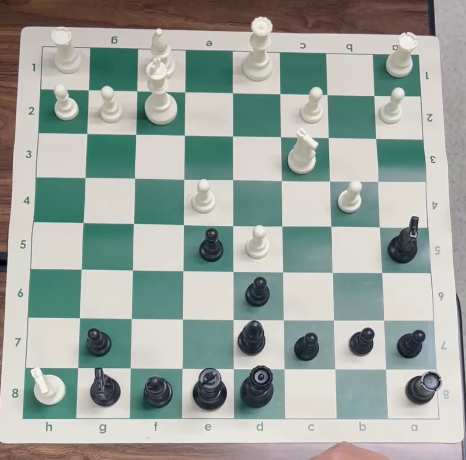
#> input picture data/test/chess4.png, 466 x 460 px, found by its file name
$ jupyter execute --allow-errors test.ipynb
#> lines starting #> are read from the running program, lines starting #| are printed output that depends on the picture; after the words box and inside, x2 and y2 are one past the last pixel; in counts of white or black regions, pixels touching at a corner belong together
[cell 1]
import cv2
import numpy as np
import matplotlib.pyplot as plt

[cell 2]
import sys

sys.path.append("..")

from config.config import Config

[cell 3]
img = cv2.imread(Config.IMAGE_DIR / "test" / "chess4.png")
#> img is the input picture: shape (460, 466, 3); mean B, G, R 159, 165.4, 157
img = cv2.cvtColor(img, cv2.COLOR_BGR2RGB)
img = cv2.resize(img, Config.IMAGE_SIZE, interpolation=cv2.INTER_LINEAR)
#> img: shape (512, 512, 3)

plt.imshow(img)

[cell 4]
def cannyPF(img, sigma=0.25):
    med = np.median(img)
    lower = int(max(0, (1.0 - sigma) * med))
    upper = int(min(255, (1.0 + sigma) * med))
    return cv2.Canny(img, lower, upper)

gray = cv2.cvtColor(img, cv2.COLOR_RGB2GRAY)
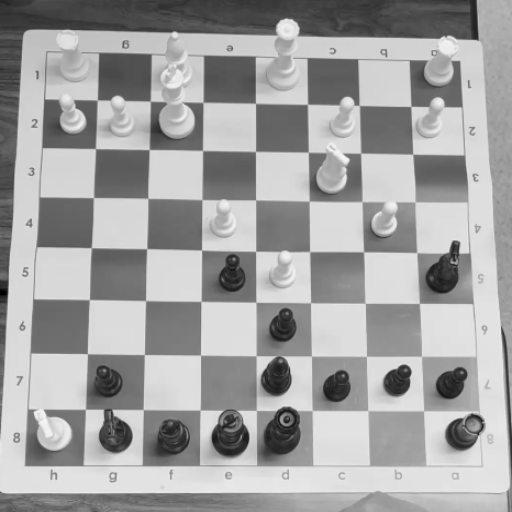
#> gray: shape (512, 512); min 1, max 245, mean 162.1

bilateral = cv2.bilateralFilter(gray, d=(Config.BILATERAL_FILTER_DIAMETER), sigmaColor=75, sigmaSpace=75)

canny = cannyPF(bilateral, sigma=0.33)
#> in cannyPF, `med = np.median(img)`: med = 174
#> in cannyPF, `lower = int(max(0, (1.0 - sigma) * med))`: lower = 116
#> in cannyPF, `upper = int(min(255, (1.0 + sigma) * med))`: upper = 231
#> in cannyPF, `return cv2.Canny(img, lower, upper)`:
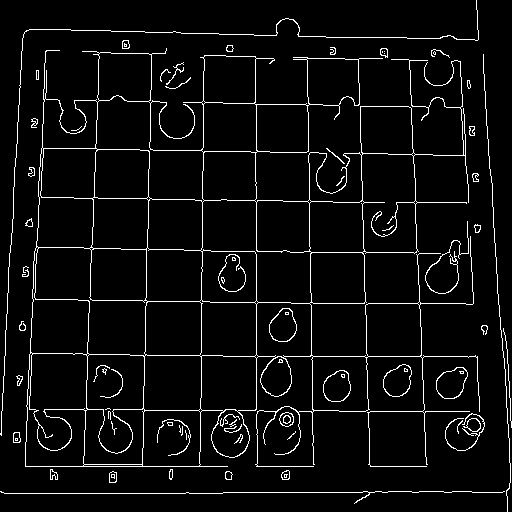
#> returned value: shape (512, 512); 5.1% white in thin lines or dots

fig, ax = plt.subplots(1, 3, figsize=(15, 5))
ax[0].imshow(gray, cmap='gray')
ax[0].set_title('Grayscale Image')
ax[1].imshow(bilateral, cmap='gray')
ax[1].set_title('Bilateral Filtered Image')
ax[2].imshow(canny, cmap='gray')
ax[2].set_title('Canny Edge Detection')
plt.show()
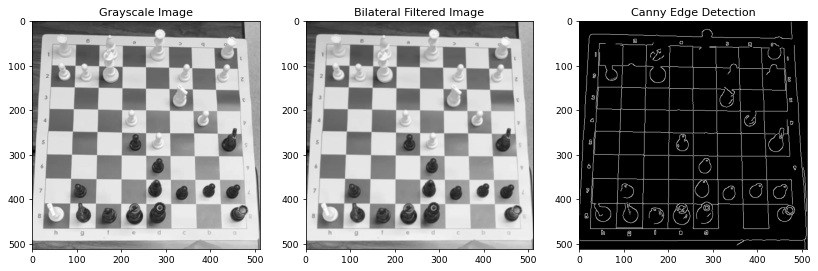
#> figure drawn by matplotlib, 3 panels

[cell 5]
lines = cv2.HoughLines(canny, 1, np.pi/720.0, 50, np.array([]), 0, 0)
#> lines = 1769 rows, first 8: [204, 0.00873], [147, 1.59], [409, 1.58], [493, 1.57], [466, 1.57], [101, 0.0393], [152, 0.0218], [256, 0]
lines_best = np.squeeze(lines)[:100]
#> lines_best = 100 pairs, first value -479 to 496, second value 0 to 3.14

black = np.zeros_like(img)
canvas = img.copy()

points = []

for rho, theta in lines_best:
    a = np.cos(theta)
    b = np.sin(theta)
    x0 = a * rho
    y0 = b * rho
    x1 = int(x0 + 1000 * (-b))
    y1 = int(y0 + 1000 * (a))
    x2 = int(x0 - 1000 * (-b))
    y2 = int(y0 - 1000 * (a))
    cv2.line(black, (x1, y1), (x2, y2), (255, 255, 255), 1)
    cv2.line(canvas, (x1, y1), (x2, y2), (255, 0, 0), 1)
    points.append(((x1, y1), (x2, y2)))
#> this loop made 100 passes
#> (rho, theta, a, b, x0, y0, x1, y1) on passes 1 to 8: (204, 0.00873, 1, 0.00873, 204, 1.78, 195, 1001), (147, 1.59, -0.0175, 1, -2.57, 147, -1002, 129), (409, 1.58, -0.00436, 1, -1.78, 409, -1001, 404), (493, 1.57, 0.00436, 1, 2.15, 493, -997, 497), (466, 1.57, -4.37e-08, 1, -2.04e-05, 466, -1000, 465), (101, 0.0393, 0.999, 0.0393, 100.9, 3.97, 61, 1003), (152, 0.0218, 1, 0.0218, 152, 3.32, 130, 1003), (256, 0, 1, 0, 256, 0, 256, 1000)
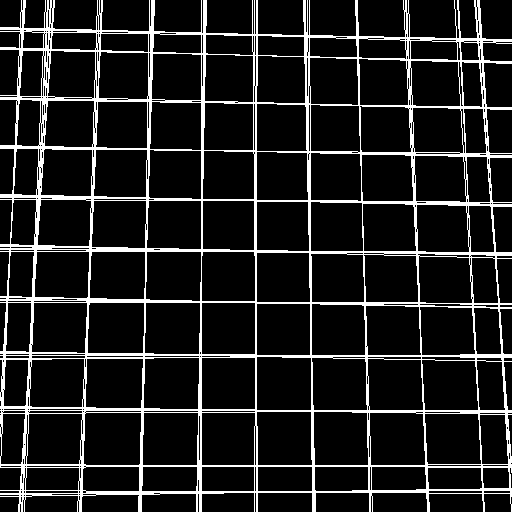
#> black: shape (512, 512, 3); 12.3% white; 1 white region, box (x1, y1, x2, y2) and area: (0, 0, 512, 512) 32314
#> canvas: shape (512, 512, 3); mean R, G, B 168, 144.2, 138.5
#> after the loop, points = 100 items

fig, ax = plt.subplots(1, 2, figsize=(15, 7))
ax[0].imshow(black)
ax[1].imshow(canvas)
plt.show()

[cell 6]
from sklearn.cluster import DBSCAN
from sklearn.preprocessing import StandardScaler

# Normalize features (rho and theta have different scales)
scaler = StandardScaler()
lines_normalized = scaler.fit_transform(lines_best)
#> lines_normalized = 100 pairs, first value -1.99 to 1.51, second value -1.37 to 1.53

# Cluster similar lines
clustering = DBSCAN(eps=0.05, min_samples=2).fit(lines_normalized)
labels = clustering.labels_
#> labels = 100 values, max 22 at index 64, min 0 at index 0, mean 11.19

# Average lines within each cluster
unique_lines = []
for label in set(labels):
    if label != -1:  # Not noise
        cluster_lines = lines_best[labels == label]
        avg_rho = np.mean(cluster_lines[:, 0])
        avg_theta = np.mean(cluster_lines[:, 1])
        unique_lines.append([avg_rho, avg_theta])
#> this loop made 23 passes
#> (cluster_lines, avg_rho, avg_theta) on passes 2, 4, 5, 8, 9, 10: ([[147, 1.59], [148, 1.58], [146, 1.59], [149, 1.58]], 147.5, 1.59), ([[493, 1.57], [494, 1.56], [496, 1.56], [491, 1.58]], 493.5, 1.57), ([[466, 1.57], [465, 1.58], [467, 1.57]], 466, 1.57), ([[256, 0], [257, 0.00436]], 256.5, 0.00218), ([[-255, 3.14], [-253, 3.13]], -254, 3.14), ([[-357, 3.12], [-356, 3.11], [-358, 3.12]], -357, 3.12)
#> after the loop, unique_lines = 23 items, first 6: [203.8, 0.00873], [147.5, 1.59], [409.6, 1.58], [493.5, 1.57], [466, 1.57], [100.8, 0.0393]

# Draw averaged lines
canvas = img.copy()
for rho, theta in unique_lines:
    a = np.cos(theta)
    b = np.sin(theta)
    x0 = a * rho
    y0 = b * rho
    x1 = int(x0 + 1000 * (-b))
    y1 = int(y0 + 1000 * (a))
    x2 = int(x0 - 1000 * (-b))
    y2 = int(y0 - 1000 * (a))
    cv2.line(canvas, (x1, y1), (x2, y2), (255, 0, 0), 1)
#> this loop made 23 passes
#> (rho, theta, a, b, x0, y0, x1, y1) on passes 1 to 8: (203.8, 0.00873, 1, 0.00873, 203.8, 1.78, 195, 1001), (147.5, 1.59, -0.0153, 1, -2.25, 147.5, -1002, 132), (409.6, 1.58, -0.00436, 1, -1.79, 409.6, -1001, 405), (493.5, 1.57, 0.00545, 1, 2.69, 493.5, -997, 498), (466, 1.57, -4.37e-08, 1, -2.04e-05, 466, -1000, 465), (100.8, 0.0393, 0.999, 0.0393, 100.7, 3.96, 61, 1003), (151.8, 0.0218, 1, 0.0218, 151.8, 3.31, 129, 1003), (256.5, 0.00218, 1, 0.00218, 256.5, 0.56, 254, 1000)
#> canvas: shape (512, 512, 3); mean R, G, B 160.8, 157.8, 151.6

plt.figure(figsize=(5, 5))
plt.imshow(canvas)
plt.show()

[cell 7]
group1, group2 = [], []
temp_group = []
group1_mean, group2_mean = None, None

for i, (rho, theta) in enumerate(unique_lines):
  if group1_mean is None:
    if theta >=np.pi/3 and theta <= 2*np.pi/3:
      group1.append(i)
      group1_mean = theta
    else:
      temp_group.append(i)
  else:
    diff = abs(theta - group1_mean)
    if diff <= np.pi/3:
      group1.append(i)
      group1_mean = np.mean([unique_lines[j][1] for j in group1])
    else:
      temp_group.append(i)
#> this loop made 23 passes

for i in temp_group:
  rho, theta = unique_lines[i]
  diff = abs(theta - group1_mean)
  if diff > np.pi/3:
    group2.append(i)
    if group2_mean is None:
      group2_mean = theta
    else:
      group2_mean = np.mean([unique_lines[j][1] for j in group2])
  else:
    group1.append(i)
    group1_mean = np.mean([unique_lines[j][1] for j in group1])
#> this loop made 12 passes
#> i on passes 2 to 9: 5, 6, 7, 8, 9, 10, 13, 17

canvas = img.copy()
for i in group1:
  rho, theta = unique_lines[i]
  a = np.cos(theta)
  b = np.sin(theta)
  x0 = a * rho
  y0 = b * rho
  x1 = int(x0 + 1000 * (-b))
  y1 = int(y0 + 1000 * (a))
  x2 = int(x0 - 1000 * (-b))
  y2 = int(y0 - 1000 * (a))
  cv2.line(canvas, (x1, y1), (x2, y2), (0, 255, 0), 1)
  cv2.putText(canvas, f"{i}: {theta}", (x1, y1), cv2.FONT_HERSHEY_SIMPLEX, 0.5, (255, 255, 255), 1)
#> this loop made 11 passes
#> i on passes 5 to 11: 11, 12, 14, 15, 16, 18, 22
#> canvas: shape (512, 512, 3); mean R, G, B 153.2, 166.9, 155.1
for i in group2:
  rho, theta = unique_lines[i]
  a = np.cos(theta)
  b = np.sin(theta)
  x0 = a * rho
  y0 = b * rho
  x1 = int(x0 + 1000 * (-b))
  y1 = int(y0 + 1000 * (a))
  x2 = int(x0 - 1000 * (-b))
  y2 = int(y0 - 1000 * (a))
  cv2.line(canvas, (x1, y1), (x2, y2), (0, 0, 255), 1)
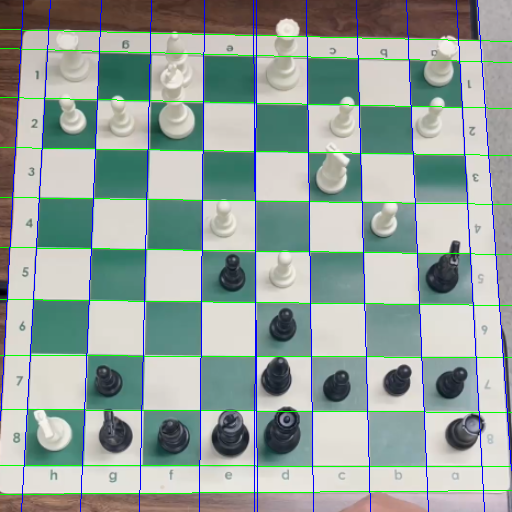
#> canvas: shape (512, 512, 3); mean R, G, B 149.7, 163.2, 157.4

plt.figure(figsize=(5, 5))
plt.imshow(canvas)
plt.show()

[cell 8]
import itertools

def select_best_9_lines(group_indices, unique_lines):
    """Select 9 lines with most uniform spacing"""

    # Extract lines and sort by rho (handle negative rho)
    lines_with_idx = [(i, unique_lines[i][0], unique_lines[i][1]) for i in group_indices]

    # Normalize: if rho < 0, flip to positive and adjust theta
    normalized = []
    for idx, rho, theta in lines_with_idx:
        if rho < 0:
            rho = -rho
            theta = theta + np.pi if theta < np.pi else theta - np.pi
        normalized.append((idx, rho, theta))

    # Sort by rho
    normalized.sort(key=lambda x: x[1])
    sorted_indices = [x[0] for x in normalized]
    sorted_rhos = [x[1] for x in normalized]

    if len(sorted_indices) <= 9:
        return sorted_indices

    # Try all combinations
    best_indices = None
    best_score = float('inf')

    for combo in itertools.combinations(range(len(sorted_indices)), 9):
        combo_rhos = [sorted_rhos[i] for i in combo]

        # Linear fit
        x = np.arange(9)
        poly_coeffs = np.polyfit(x, combo_rhos, deg=2)
        predicted = np.polyval(poly_coeffs, x)
        mse = np.mean((combo_rhos - predicted) ** 2)

        if mse < best_score:
            best_score = mse
            best_indices = [sorted_indices[i] for i in combo]

    return best_indices

# Select best 9 lines from each group
print("Selecting best 9 lines from Group 1...")
best_group1 = select_best_9_lines(group1, unique_lines)
#> the loop in select_best_9_lines, `for idx, rho, theta in lines_with_idx:` made 11 passes
#> (idx, rho, theta) on passes 1 to 8: (1, 147.5, 1.59), (2, 409.6, 1.58), (3, 493.5, 1.57), (4, 466, 1.57), (11, 355.3, 1.57), (12, 29.2, 1.59), (14, 197.2, 1.58), (15, 248.2, 1.58)
#> the loop in select_best_9_lines, `for combo in itertools.combinations(range(len(sorted_indices)), 9):` made 55 passes
#> combo on passes 1 to 8: (0, 1, 2, 3, 4, 5, 6, 7, 8), (0, 1, 2, 3, 4, 5, 6, 7, 9), (0, 1, 2, 3, 4, 5, 6, 7, 10), (0, 1, 2, 3, 4, 5, 6, 8, 9), (0, 1, 2, 3, 4, 5, 6, 8, 10), (0, 1, 2, 3, 4, 5, 6, 9, 10), (0, 1, 2, 3, 4, 5, 7, 8, 9), (0, 1, 2, 3, 4, 5, 7, 8, 10)
print("Selecting best 9 lines from Group 2...")
best_group2 = select_best_9_lines(group2, unique_lines)
#> the loop in select_best_9_lines (call 2), `for idx, rho, theta in lines_with_idx:` made 12 passes
#> (idx, rho, theta) on passes 2 to 9: (5, 100.8, 0.0393), (6, 151.8, 0.0218), (7, 256.5, 0.00218), (8, -254, 3.14), (9, -357, 3.12), (10, -306.6, 3.13), (13, -406.5, 3.1), (17, -476.6, 3.07)
#> the loop in select_best_9_lines (call 2), `for combo in itertools.combinations(range(len(sorted_indices)), 9):` made 220 passes

print(f"\nGroup 1: Selected {len(best_group1)} lines")
#| Group 1: Selected 9 lines
print(f"Group 2: Selected {len(best_group2)} lines")
#| Group 2: Selected 9 lines

# Visualize the selected lines
canvas = img.copy()
for i in best_group1:
    rho, theta = unique_lines[i]
    a = np.cos(theta)
    b = np.sin(theta)
    x0 = a * rho
    y0 = b * rho
    x1 = int(x0 + 1000 * (-b))
    y1 = int(y0 + 1000 * (a))
    x2 = int(x0 - 1000 * (-b))
    y2 = int(y0 - 1000 * (a))
    cv2.line(canvas, (x1, y1), (x2, y2), (0, 255, 0), 2)
#> this loop made 9 passes
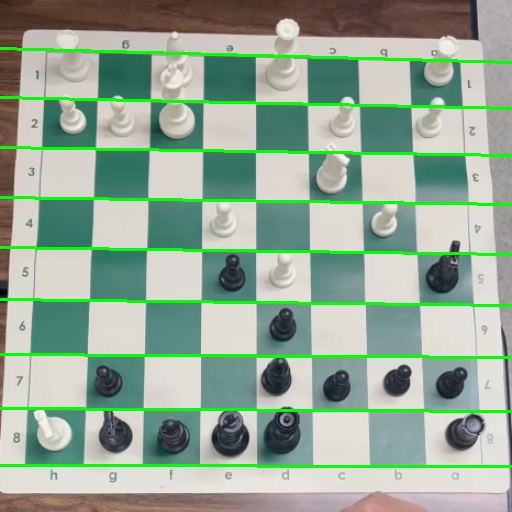
#> canvas: shape (512, 512, 3); mean R, G, B 148.1, 169.2, 149.7

for i in best_group2:
    rho, theta = unique_lines[i]
    a = np.cos(theta)
    b = np.sin(theta)
    x0 = a * rho
    y0 = b * rho
    x1 = int(x0 + 1000 * (-b))
    y1 = int(y0 + 1000 * (a))
    x2 = int(x0 - 1000 * (-b))
    y2 = int(y0 - 1000 * (a))
    cv2.line(canvas, (x1, y1), (x2, y2), (0, 0, 255), 2)
#> this loop made 9 passes
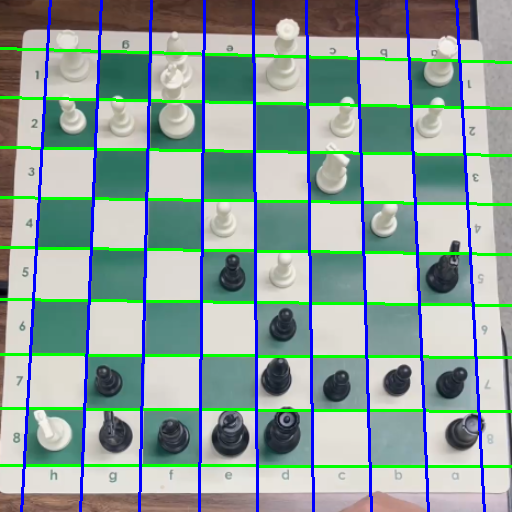
#> canvas: shape (512, 512, 3); 5.28% of pixels changed, all inside (x1, y1, x2, y2) = (20, 0, 486, 512)

plt.figure(figsize=(5, 5))
plt.imshow(canvas)
plt.title('Selected 9x9 Grid Lines (Green: Group 1, Blue: Group 2)')
plt.show()

# Optional: Show spacing uniformity
for group_name, best_indices in [("Group 1", best_group1), ("Group 2", best_group2)]:
    rhos = np.array([unique_lines[i][0] if unique_lines[i][0] >= 0 else -unique_lines[i][0] for i in best_indices])
    rhos_selected = sorted(rhos)
    diffs = np.diff(rhos_selected)
    print(f"\n{group_name} spacing:")
    print(f"  Mean spacing: {np.mean(diffs):.2f} pixels")
    print(f"  Std deviation: {np.std(diffs):.2f} pixels")
    print(f"  Spacings: {[f'{d:.1f}' for d in diffs]}")
#> this loop made 2 passes
#> (group_name, best_indices) on passes 1 to 2: ('Group 1', [22, 16, 1, 14, 15, 18, 11, 2, 4]), ('Group 2', [19, 5, 6, 0, 8, 10, 9, 13, 21])
#> (printed output is left out)

[cell 9]
# [27 lines left out: function get_line_intersections, not called in this run]

def create_chess_grid(lines_group1, lines_group2, unique_lines, img_shape):
    """Create 8x8 chess grid from 9x9 line intersections"""

    # Sort lines by rho to get consistent ordering
    def get_sorted_lines(group_indices):
        lines_data = []
        for i in group_indices:
            rho, theta = unique_lines[i]
            if rho < 0:
                rho = -rho
                theta = theta + np.pi if theta < np.pi else theta - np.pi
            lines_data.append((i, rho, theta))
        lines_data.sort(key=lambda x: x[1])
        return [x[0] for x in lines_data]

    sorted_group1 = get_sorted_lines(lines_group1)
    sorted_group2 = get_sorted_lines(lines_group2)

    # Calculate all intersection points in order
    grid_points = np.zeros((9, 9, 2))

    for i, idx1 in enumerate(sorted_group1):
        for j, idx2 in enumerate(sorted_group2):
            rho1, theta1 = unique_lines[idx1]
            rho2, theta2 = unique_lines[idx2]

            cos1, sin1 = np.cos(theta1), np.sin(theta1)
            cos2, sin2 = np.cos(theta2), np.sin(theta2)

            det = cos1 * sin2 - sin1 * cos2

            if abs(det) > 1e-6:
                x = (rho1 * sin2 - rho2 * sin1) / det
                y = (rho2 * cos1 - rho1 * cos2) / det
                grid_points[i, j] = [x, y]

    return grid_points, sorted_group1, sorted_group2

def get_cell_centers(grid_points):
    """Calculate center points of 64 chess squares"""
    cell_centers = {}
    files = 'abcdefgh'
    ranks = '87654321'  # Top to bottom in image

    for row in range(8):
        for col in range(8):
            # Get 4 corners of the cell
            tl = grid_points[row, col]
            tr = grid_points[row, col + 1]
            bl = grid_points[row + 1, col]
            br = grid_points[row + 1, col + 1]

            # Calculate center
            center_x = (tl[0] + tr[0] + bl[0] + br[0]) / 4
            center_y = (tl[1] + tr[1] + bl[1] + br[1]) / 4

            # Map to chess notation
            square = files[col] + ranks[row]
            cell_centers[square] = {
                'center': (center_x, center_y),
                'corners': [tl, tr, br, bl]  # clockwise from top-left
            }

    return cell_centers

# [46 lines left out: functions point_in_cell, map_pieces_to_grid, not called in this run]

# Execute the pipeline
print("Creating chess grid from detected lines...")
grid_points, sorted_g1, sorted_g2 = create_chess_grid(
    best_group1, best_group2, unique_lines, img.shape
)
#> the loop in get_sorted_lines, `for i in group_indices:` made 9 passes
#> the loop in get_sorted_lines (call 2), `for i in group_indices:` made 9 passes
#> the loop in create_chess_grid, `for i, idx1 in enumerate(sorted_group1):` made 9 passes

print("Calculating cell centers...")
cell_centers = get_cell_centers(grid_points)

# Visualize grid
canvas = img.copy()

# Draw grid lines
for i in sorted_g1:
    rho, theta = unique_lines[i]
    a, b = np.cos(theta), np.sin(theta)
    x0, y0 = a * rho, b * rho
    x1, y1 = int(x0 + 1000 * (-b)), int(y0 + 1000 * a)
    x2, y2 = int(x0 - 1000 * (-b)), int(y0 - 1000 * a)
    cv2.line(canvas, (x1, y1), (x2, y2), (0, 255, 0), 1)
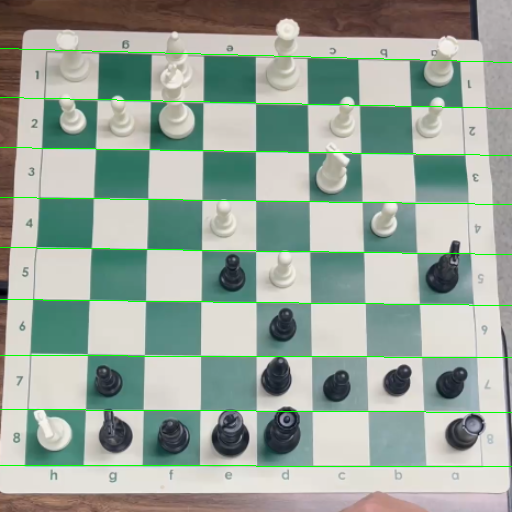
#> canvas: shape (512, 512, 3); mean R, G, B 154, 166.6, 155.8

for i in sorted_g2:
    rho, theta = unique_lines[i]
    a, b = np.cos(theta), np.sin(theta)
    x0, y0 = a * rho, b * rho
    x1, y1 = int(x0 + 1000 * (-b)), int(y0 + 1000 * a)
    x2, y2 = int(x0 - 1000 * (-b)), int(y0 - 1000 * a)
    cv2.line(canvas, (x1, y1), (x2, y2), (0, 0, 255), 1)
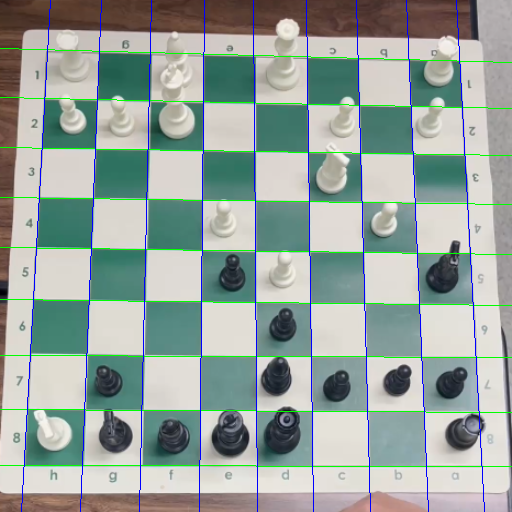
#> canvas: shape (512, 512, 3); 1.76% of pixels changed, all inside (x1, y1, x2, y2) = (21, 0, 485, 512)

# Draw cell centers and labels
for square, cell_data in cell_centers.items():
    cx, cy = cell_data['center']
    cv2.circle(canvas, (int(cx), int(cy)), 3, (255, 0, 255), -1)
    cv2.putText(canvas, square, (int(cx)-10, int(cy)+5),
                cv2.FONT_HERSHEY_SIMPLEX, 1, (255, 255, 255), 1)
#> this loop made 64 passes
#> square on passes 1 to 8: 'a8', 'b8', 'c8', 'd8', 'e8', 'f8', 'g8', 'h8'
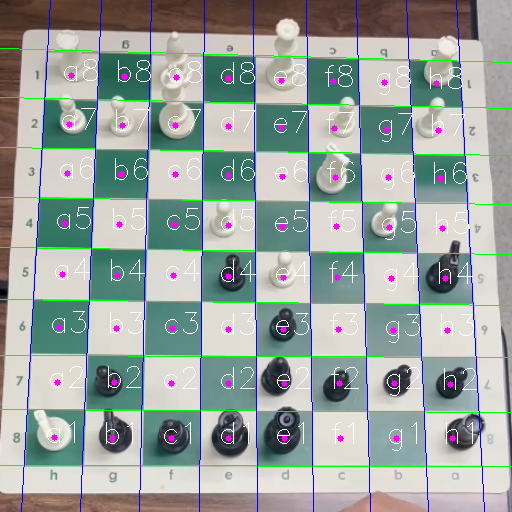
#> canvas: shape (512, 512, 3); 2.98% of pixels changed, all inside (x1, y1, x2, y2) = (47, 59, 477, 451)

plt.figure(figsize=(10, 10))
plt.imshow(canvas)
plt.title('Chess Grid with Square Labels')
plt.show()

print(f"\nGrid created with {len(cell_centers)} squares")
#| Grid created with 64 squares
print("\nSample cell centers:")
for square in ['a8', 'a1', 'h8', 'h1']:
    center = cell_centers[square]['center']
    print(f"  {square}: ({center[0]:.1f}, {center[1]:.1f})")
#> this loop made 4 passes
#|   a8: (71.7, 75.3)
#|   a1: (54.4, 437.9)
#|   h8: (436.0, 83.6)
#|   h1: (452.7, 438.8)
